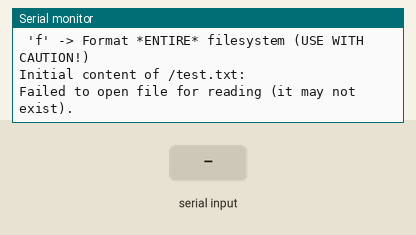
Bench run of a program on a simulated ESP32. Parts: the last lines printed to the serial monitor. The inputs (shaded band) are chosen by the test bench. Storage starts empty.

Above: at 2.2 s.
2.3 s: "w" received over Serial
At 3.5 s:
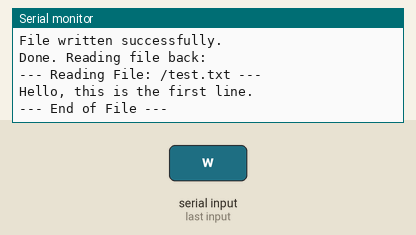
3.8 s: "a" received over Serial
At 4.7 s:
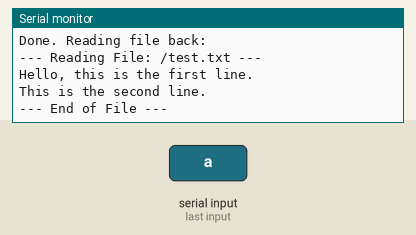
5.3 s: "r" received over Serial
6.8 s: "d" received over Serial
At 8.0 s:
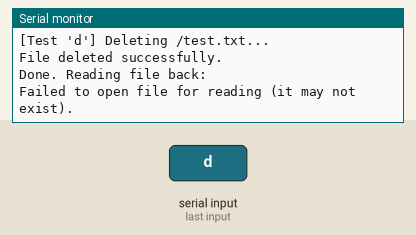
8.3 s: "f" received over Serial
At 9.5 s:
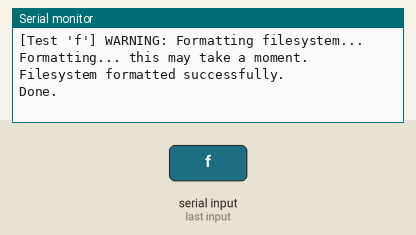
9.8 s: "d" received over Serial
At 11.0 s:
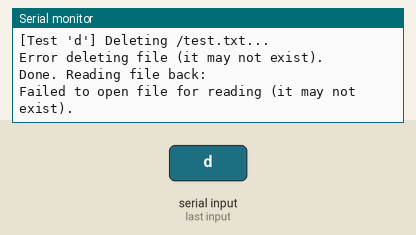

The program:

main.cpp
```cpp
/****************************************************************
 * @file main.cpp
 * @brief LittleFS (File System)
 * Testbench for writing, reading, appending, and deleting
 * files from the LittleFS partition.
 ****************************************************************/

/****************************************************************
 * Headers
 ****************************************************************/
#include <Arduino.h>
#include "FS.h"       // The base File System class
#include "LittleFS.h" // The LittleFS implementation

/****************************************************************
 * Defines
 ****************************************************************/
#define TEST_FILE_PATH "/test.txt"

/****************************************************************
 * Helper Function Prototypes
 ****************************************************************/

/**
 * @brief (Test 'w') Writes (overwrites) a file with new content.
 */
void writeFile(String path, String content);

/**
 * @brief (Test 'a') Appends new content to the end of a file.
 */
void appendFile(String path, String content);

/**
 * @brief (Test 'r') Reads the full content of a file.
 */
void readFile(String path);

/**
 * @brief (Test 'd') Deletes a file.
 */
void deleteFile(String path);

/**
 * @brief (Test 'f') Formats the entire filesystem. (DANGEROUS!)
 */
void formatFilesystem();

/****************************************************************
 * Setup Function
 ****************************************************************/
void setup() {
    Serial.begin(115200);
    vTaskDelay(1000 / portTICK_PERIOD_MS);
    Serial.println("\n--- LittleFS (File System) Sandbox ---");

    // 1. Mount the filesystem
    // .begin(true) -> format if mount fails
    // .begin(false) -> don't format (safer)
    if (!LittleFS.begin()) {
        Serial.println("Failed to mount LittleFS. Filesystem may be corrupt.");
        Serial.println("Try sending 'f' to format.");
    } else {
        Serial.println("LittleFS mounted successfully.");
    }

    Serial.println("\nSend commands via Serial Monitor (No new line/CR):");
    Serial.println(" 'w' -> Write (overwrite) test file");
    Serial.println(" 'a' -> Append to test file");
    Serial.println(" 'r' -> Read test file");
    Serial.println(" 'd' -> Delete test file");
    Serial.println(" 'f' -> Format *ENTIRE* filesystem (USE WITH CAUTION!)");

    Serial.println("\nInitial content of " + String(TEST_FILE_PATH) + ":");
    readFile(TEST_FILE_PATH);
}

/****************************************************************
 * Loop Function (Test Trigger)
 ****************************************************************/
void loop() {
    if (Serial.available() > 0) {
        char command = Serial.read();

        if (command == 'w') {
            Serial.println("\n[Test 'w'] Writing (overwriting) " + String(TEST_FILE_PATH) + "...");
            writeFile(TEST_FILE_PATH, "Hello, this is the first line.\n");
            Serial.println("Done. Reading file back:");
            readFile(TEST_FILE_PATH);

        } else if (command == 'a') {
            Serial.println("\n[Test 'a'] Appending to " + String(TEST_FILE_PATH) + "...");
            appendFile(TEST_FILE_PATH, "This is the second line.\n");
            Serial.println("Done. Reading file back:");
            readFile(TEST_FILE_PATH);

        } else if (command == 'r') {
            Serial.println("\n[Test 'r'] Reading " + String(TEST_FILE_PATH) + "...");
            readFile(TEST_FILE_PATH);

        } else if (command == 'd') {
            Serial.println("\n[Test 'd'] Deleting " + String(TEST_FILE_PATH) + "...");
            deleteFile(TEST_FILE_PATH);
            Serial.println("Done. Reading file back:");
            readFile(TEST_FILE_PATH);

        } else if (command == 'f') {
            Serial.println("\n[Test 'f'] WARNING: Formatting filesystem...");
            formatFilesystem();
            Serial.println("Done.");
        }
    }

    vTaskDelay(100 / portTICK_PERIOD_MS);
}

/****************************************************************
 * Helper Function Implementations
 ****************************************************************/

void writeFile(String path, String content) {
    // "w" = Write mode.
    // This *overwrites* the file if it exists, or creates it if it doesn't.
    File file = LittleFS.open(path, "w");
    if (!file) {
        Serial.println("Failed to open file for writing.");
        return;
    }

    if (file.print(content)) {
        Serial.println("File written successfully.");
    } else {
        Serial.println("Error writing to file.");
    }
    file.close();
}

void appendFile(String path, String content) {
    // "a" = Append mode.
    // This *adds* to the end of the file, or creates it if it doesn't.
    // ¡Esta es la función que usarás para tu log de sesiones!
    File file = LittleFS.open(path, "a");
    if (!file) {
        Serial.println("Failed to open file for appending.");
        return;
    }

    if (file.print(content)) {
        Serial.println("Content appended successfully.");
    } else {
        Serial.println("Error appending to file.");
    }
    file.close();
}

void readFile(String path) {
    // "r" = Read mode.
    File file = LittleFS.open(path, "r");
    if (!file) {
        Serial.println("Failed to open file for reading (it may not exist).");
        return;
    }

    Serial.println("--- Reading File: " + path + " ---");
    while (file.available()) {
        // Lee el archivo caracter por caracter y lo imprime
        Serial.write(file.read());
    }
    Serial.println("--- End of File ---");
    file.close();
}

void deleteFile(String path) {
    if (LittleFS.remove(path)) {
        Serial.println("File deleted successfully.");
    } else {
        Serial.println("Error deleting file (it may not exist).");
    }
}

void formatFilesystem() {
    Serial.println("Formatting... this may take a moment.");
    if (LittleFS.format()) {
        Serial.println("Filesystem formatted successfully.");
    } else {
        Serial.println("Error formatting filesystem.");
    }
}
```

Measured:
- after the input at 2.3 s, the serial monitor: prints a new line after 0.05 s (image 1)
- after the input at 3.8 s, the serial monitor: prints a new line after 0.07 s (image 2)
- after the input at 6.8 s, the serial monitor: prints a new line at once (image 3)
- after the input at 8.3 s, the serial monitor: prints a new line at once (image 4)
- after the input at 9.8 s, the serial monitor: prints a new line at once (image 5)
